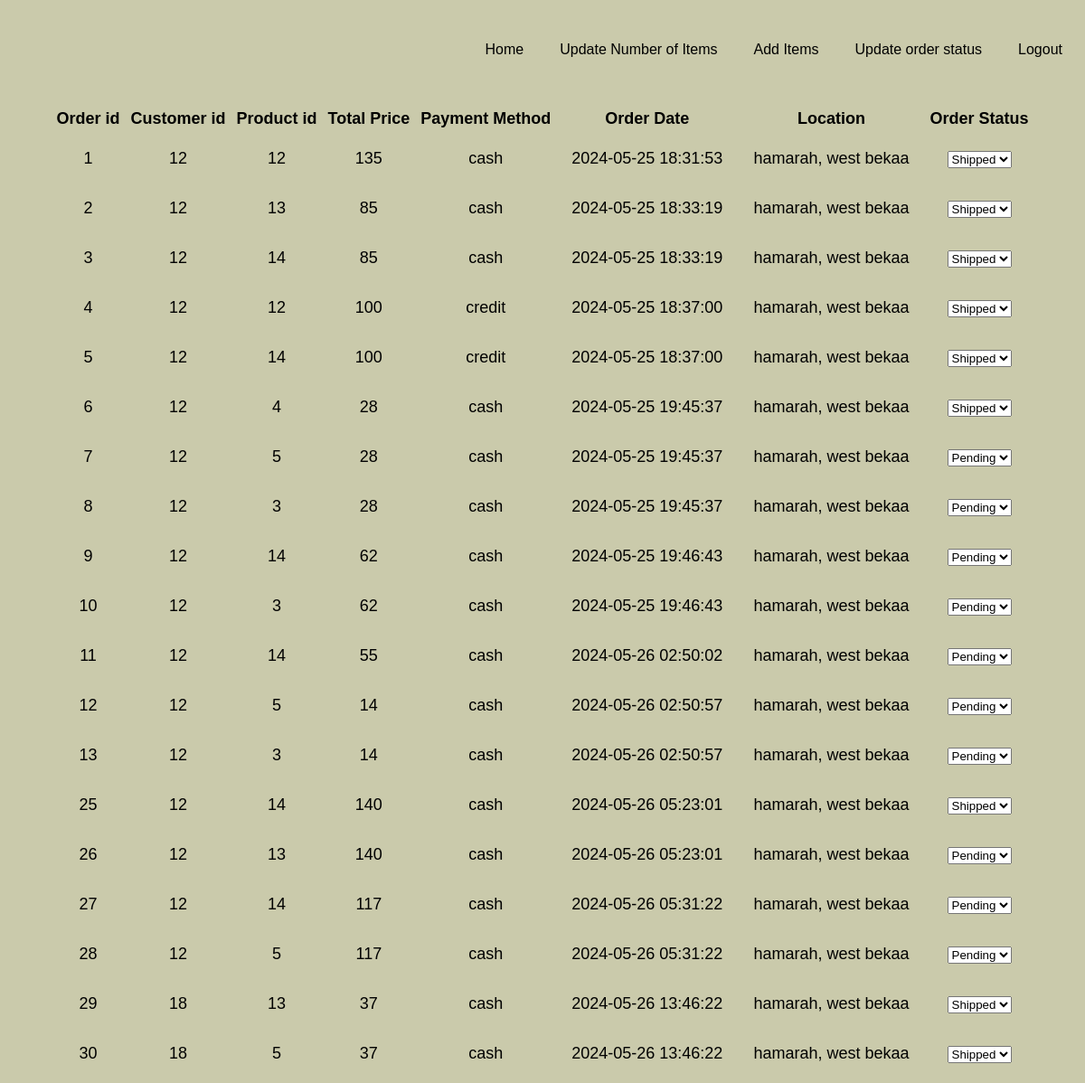
The page /WUpdateStatus.php on the database its author committed.
### tables this page shows
CREATE TABLE IF NOT EXISTS `order` (
  `order_id` int NOT NULL AUTO_INCREMENT,
  `location` varchar(255) NOT NULL,
  `total_price` int NOT NULL,
  `product_id` int NOT NULL,
  `customer_id` int NOT NULL,
  `order_status` varchar(255) NOT NULL DEFAULT 'pending',
  `order_date` timestamp NOT NULL DEFAULT CURRENT_TIMESTAMP,
  `payment_method` varchar(255) NOT NULL,
  PRIMARY KEY (`order_id`),
  KEY `t13` (`product_id`),
  KEY `t14` (`customer_id`)
);

### WUpdateStatus.php (the view, shortened to what this page needs)
<?php
include('conn.php');
$sql = "SELECT * FROM `order`";
$stmt = $conn->prepare($sql);
$stmt->execute();
$res = $stmt->get_result();
?>
<!DOCTYPE html>
<html lang="en">
<head>
</head>
<body>
    <nav>
        <ul class="nav-bar">
            <li class="nav"><a href="warehouseSpecialist.php" class="nav-links" id="home">Home</a></li>
            <li class="nav"><a href="updateitems.php" class="nav-links" id="update-items">Update Number of Items</a></li>
            <li class="nav"><a href="WaddItems.php" class="nav-links" id="add-items">Add Items</a></li>
            <li class="nav"><a href="WUpdateStatus.php" class="nav-links" id="add-items">Update order status</a></li>
            <li class="nav"><a href="logout.php" class="nav-links" id="add-items">Logout</a></li>
        </ul>
    </nav>
    <table>
        <tr>
            <th>Order id</th>
            <th>Customer id</th>
            <th>Product id</th>
            <th>Total Price</th>
            <th>Payment Method</th>
            <th>Order Date</th>
            <th>Location</th>
            <th>Order Status</th>
        </tr>
        <?php
        while ($row = $res->fetch_assoc()) {
            echo "<tr><td>"
                . $row['order_id'] .
                "</td><td>"
                . $row['customer_id'] .
                "</td><td>"
                . $row['product_id'] .
                "</td><td>"
                . $row['total_price'] .
                "</td><td>"
                . $row['payment_method'] .
                "</td><td>"
                . $row['order_date'] .
                "</td><td>"
                . $row['location'] .
                "</td><td>";
            echo "<form method='POST' action=''>
            <input type='hidden' name='order_id' value='{$row['order_id']}'";
        ?>
                <select name="order_status" onchange="this.form.submit()">
                    <option value="Pending" <?php if ($row['order_status'] == 'Pending') echo 'selected'; ?>>Pending</option>
                    <option value="Shipped" <?php if ($row['order_status'] == 'Shipped') echo 'selected'; ?>>Shipped</option>
                </select>
            </form>
        <?php } ?>
    </table>
</body>
</html>

### WUpdateStatus.php (style rules this page uses)
body { margin: 0; padding: 0; font-family: Arial, sans-serif; background-color: rgb(202, 202, 171); vertical-align: middle; }
nav { float: right; margin-right: 5px; }
.nav-bar { list-style: none; display: table; text-align: center; }
.nav { display: table-cell; position: relative; padding: 15px 0; font-family: "Arial", sans-serif; }
.nav-links { color: #000000; text-decoration: none; display: inline-block; padding: 15px 20px; position: relative; }
.nav-links::after { content: ""; background: none repeat scroll 0 0 transparent; display: block; height: 4px; left: 50%; position: absolute; background: black; transition: width 0.5s ease 0s, left 0.5s ease 0s; width: 0%; margin: 4px; }
table { display: flex; justify-content: center; align-items: center; border-collapse: separate; border-spacing: 10px; font-size: 18px; width: 100vw; text-align: center; }
tr { text-align: center; }
td { text-align: center; padding: 12px; margin: 12px; align-items: center; }

### rows shown on the page
order: order_id "1", customer "12", product "12", total_price "135", payment_method "cash", order_date "2024-05-25 18:31:53", location "hamarah, west bekaa", order_status "Shipped"
order: order_id "2", customer "12", product "13", total_price "85", payment_method "cash", order_date "2024-05-25 18:33:19", location "hamarah, west bekaa", order_status "Shipped"
order: order_id "3", customer "12", product "14", total_price "85", payment_method "cash", order_date "2024-05-25 18:33:19", location "hamarah, west bekaa", order_status "Shipped"
order: order_id "4", customer "12", product "12", total_price "100", payment_method "credit", order_date "2024-05-25 18:37:00", location "hamarah, west bekaa", order_status "Shipped"
order: order_id "5", customer "12", product "14", total_price "100", payment_method "credit", order_date "2024-05-25 18:37:00", location "hamarah, west bekaa", order_status "Shipped"
order: order_id "6", customer "12", product "4", total_price "28", payment_method "cash", order_date "2024-05-25 19:45:37", location "hamarah, west bekaa", order_status "Shipped"
order: order_id "7", customer "12", product "5", total_price "28", payment_method "cash", order_date "2024-05-25 19:45:37", location "hamarah, west bekaa"
order: order_id "8", customer "12", product "3", total_price "28", payment_method "cash", order_date "2024-05-25 19:45:37", location "hamarah, west bekaa"
order: order_id "9", customer "12", product "14", total_price "62", payment_method "cash", order_date "2024-05-25 19:46:43", location "hamarah, west bekaa"
order: order_id "10", customer "12", product "3", total_price "62", payment_method "cash", order_date "2024-05-25 19:46:43", location "hamarah, west bekaa"
order: order_id "11", customer "12", product "14", total_price "55", payment_method "cash", order_date "2024-05-26 02:50:02", location "hamarah, west bekaa"
order: order_id "12", customer "12", product "5", total_price "14", payment_method "cash", order_date "2024-05-26 02:50:57", location "hamarah, west bekaa"
order: order_id "13", customer "12", product "3", total_price "14", payment_method "cash", order_date "2024-05-26 02:50:57", location "hamarah, west bekaa"
order: order_id "25", customer "12", product "14", total_price "140", payment_method "cash", order_date "2024-05-26 05:23:01", location "hamarah, west bekaa", order_status "Shipped"
order: order_id "26", customer "12", product "13", total_price "140", payment_method "cash", order_date "2024-05-26 05:23:01", location "hamarah, west bekaa"
order: order_id "27", customer "12", product "14", total_price "117", payment_method "cash", order_date "2024-05-26 05:31:22", location "hamarah, west bekaa"
order: order_id "28", customer "12", product "5", total_price "117", payment_method "cash", order_date "2024-05-26 05:31:22", location "hamarah, west bekaa"
order: order_id "29", customer "18", product "13", total_price "37", payment_method "cash", order_date "2024-05-26 13:46:22", location "hamarah, west bekaa", order_status "Shipped"
order: order_id "30", customer "18", product "5", total_price "37", payment_method "cash", order_date "2024-05-26 13:46:22", location "hamarah, west bekaa", order_status "Shipped"
